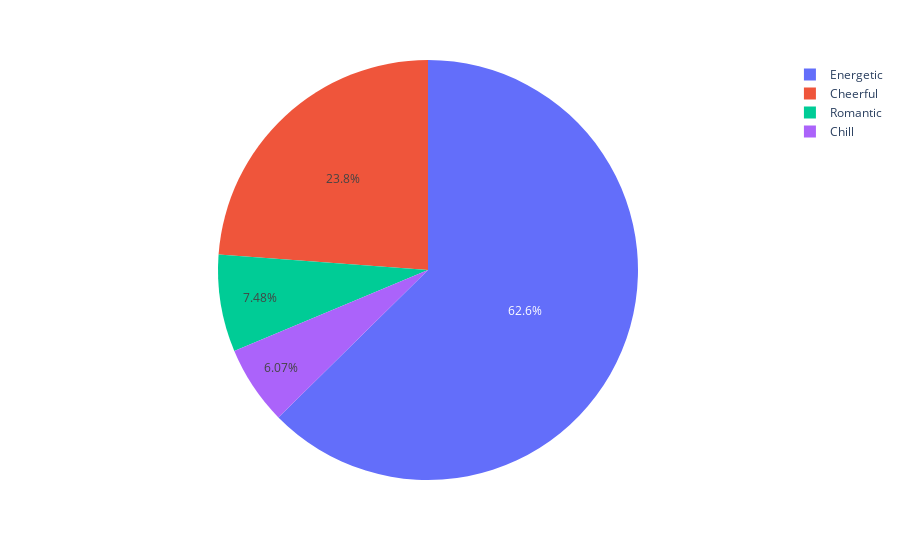

Notebook source saved alongside this figure:
### Code cell
import plotly.express as px
# This dataframe has 244 lines, but 4 distinct values for `day`
# value1=pd.Dataframe(predictions["Cluster"].value_counts)
# df = px.plot_
fig = px.pie(plot_df, values="No. of Songs", names='Cluster')
fig.show()

### Figure 1 — Plotly figure (JSON) as saved in the notebook; plotly's stock layout.template omitted (floating-point values rounded to 4 significant figures)
{"data": [{"domain": {"x": [0, 1], "y": [0, 1]}, "hovertemplate": "Cluster=%{label}<br>No. of Songs=%{value}<extra></extra>", "labels": ["Energetic", "Cheerful", "Romantic", "Chill"], "legendgroup": "", "name": "", "showlegend": true, "type": "pie", "values": [134, 51, 16, 13]}], "layout": {"legend": {"tracegroupgap": 0}, "margin": {"t": 60}}}
